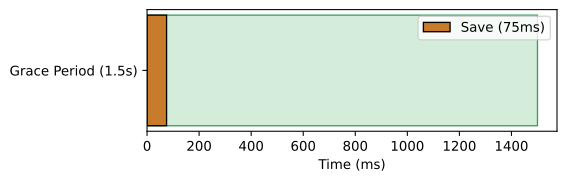

Write Python code to recreate this figure.
import os
import matplotlib.pyplot as plt

fig, ax = plt.subplots(figsize=(6, 2))
ax.barh(['Grace Period (1.5s)'], [1500], color='#d4edda', edgecolor='#3d9e5a')
ax.barh(['Grace Period (1.5s)'], [75], color='#c87b2a', edgecolor='black', label='Save (75ms)')
ax.set_xlabel('Time (ms)')
plt.legend()
plt.tight_layout()
plt.savefig(os.environ.get('VISUAL_OUT_PATH', 'out.svg'), format='svg', bbox_inches='tight')
